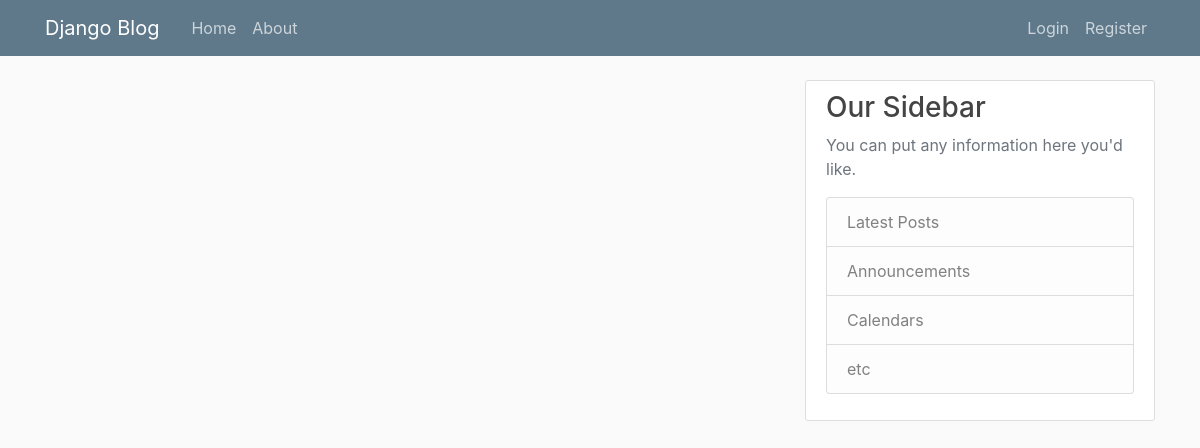
The app's page /, older data.
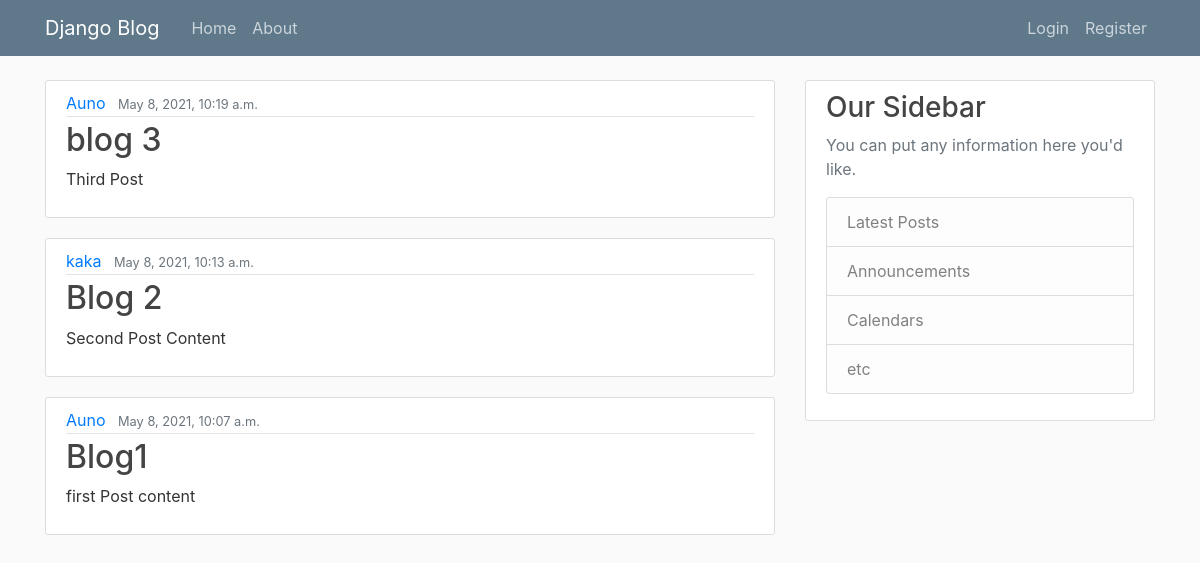
The same page, newer data.
### profile_api/models.py (models this page shows, shortened)
class Post(models.Model):
    title = models.CharField(max_length=100)
    content = models.TextField()
    date_posted = models.DateTimeField(default=timezone.now)
    author = models.ForeignKey(User, on_delete=models.CASCADE)

### profile_api/views.py (the view)
# urls.py: path('', PostListView.as_view(), name='profile-home'),
class PostListView(ListView):
    model = Post
    template_name='profile_api/home.html' #<app>/<model>_<viewtype>.html
    context_object_name= 'posts'
    ordering = ['-date_posted']

### profile_api/templates/profile_api/home.html
{% extends "profile_api/base.html" %}
{% block content %}
    {% for post in posts %}
        <article class="media content-section">
          <div class="media-body">
            <div class="article-metadata">
              <a class="mr-2" href="#">{{ post.author }}</a>
              <small class="text-muted">{{ post.date_posted }}</small>
            </div>
            <h2><a class="article-title" href="{% url 'post-detail' post.id %}">{{ post.title }}</a></h2>
            <p class="article-content">{{ post.content }}</p>
          </div>
        </article>
    {% endfor %}
{% endblock content %}

### profile_api/templates/profile_api/base.html (shortened to what this page needs)
{% load static %}
<!DOCTYPE html>
<html>
<head>
    <link rel="stylesheet" href="https://maxcdn.bootstrapcdn.com/bootstrap/4.0.0/css/bootstrap.min.css">
    <link rel="stylesheet" type="text/css" href="{% static 'profile/main.css' %}">
</head>
<body>
    <header class="site-header">
      <nav class="navbar navbar-expand-md navbar-dark bg-steel fixed-top">
        <div class="container">
          <a class="navbar-brand mr-4" href="{% url 'profile-home' %}">Django Blog</a>
          <div class="collapse navbar-collapse" id="navbarToggle">
            <div class="navbar-nav mr-auto">
              <a class="nav-item nav-link" href="{% url 'profile-home' %}">Home</a>
              <a class="nav-item nav-link" href="{% url 'profile-home-about' %}">About</a>
            </div>
            <div class="navbar-nav">
              {% if user.is_authenticated %}
              <a class="nav-item nav-link" href="{% url 'post-create' %}">New Post +</a>
              <a class="nav-item nav-link" href="{% url 'profile' %}">Profile</a>
              <a class="nav-item nav-link" href="{% url 'logout' %}">Logout</a>
              {% else %}
              <a class="nav-item nav-link" href="{% url 'login' %}">Login</a>
              <a class="nav-item nav-link" href="{% url 'register' %}">Register</a>
              {% endif %}
            </div>
          </div>
        </div>
      </nav>
    </header>
    <main role="main" class="container">
      <div class="row">
        <div class="col-md-8">
          {% block content %}{% endblock %}
        </div>
        <div class="col-md-4">
          <div class="content-section">
            <h3>Our Sidebar</h3>
            <p class='text-muted'>You can put any information here you'd like.
              <ul class="list-group">
                <li class="list-group-item list-group-item-light">Latest Posts</li>
                <li class="list-group-item list-group-item-light">Announcements</li>
                <li class="list-group-item list-group-item-light">Calendars</li>
                <li class="list-group-item list-group-item-light">etc</li>
              </ul>
            </p>
          </div>
        </div>
      </div>
    </main>
</body>
</html>

### profile_api/static/profile/main.css (style rules this page uses)
body { background: #fafafa; color: #333333; margin-top: 5rem; }
h1, h2, h3, h4, h5, h6 { color: #444444; }
ul { margin: 0; }
.bg-steel { background-color: #5f788a; }
.site-header .navbar-nav .nav-link { color: #cbd5db; }
.content-section { background: #ffffff; padding: 10px 20px; border: 1px solid #dddddd; border-radius: 3px; margin-bottom: 20px; }
.article-title { color: #444444; }
.article-content { white-space: pre-line; }
.article-metadata { padding-bottom: 1px; margin-bottom: 4px; border-bottom: 1px solid #e3e3e3 }

Row changes from the older to the newer data that the page shows:
added Post: author "Auno", date_posted "May 8, 2021, 10:19 a.m.", title "blog 3", content "Third Post"
added Post: author "kaka", date_posted "May 8, 2021, 10:13 a.m.", title "Blog 2", content "Second Post Content"
added Post: author "Auno", date_posted "May 8, 2021, 10:07 a.m.", title "Blog1", content "first Post content"
